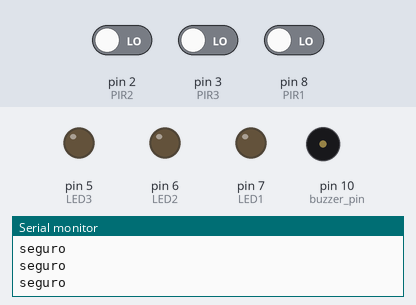
Bench run of a sketch on a simulated Arduino Uno, built with avr-gcc and run on an emulated ATmega328P. On the bench: output pins drawn as LEDs (lit = HIGH), buzzer (waves = sounding), the last lines printed to the serial monitor. The test bench sets the inputs (shaded band); at power-on: pin 2 (PIR2) LOW, pin 3 (PIR3) LOW, pin 8 (PIR1) LOW. Pins used as bus, display or sensor lines are not drawn.

Above: at 1.2 s.
1.3 s: pin 2 (PIR2) driven HIGH
At 2.7 s:
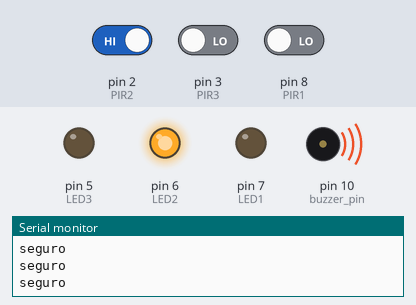
3.4 s: pin 3 (PIR3) driven HIGH
At 5.2 s:
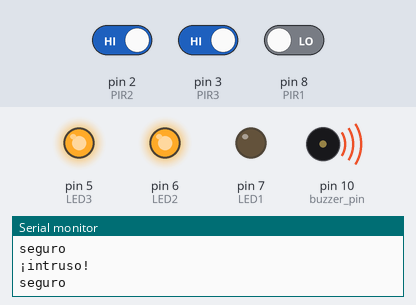
5.5 s: pin 8 (PIR1) driven HIGH
At 6.4 s:
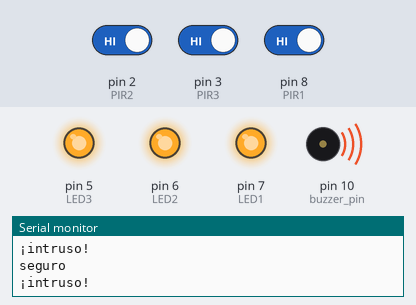
7.5 s: pin 2 (PIR2) driven LOW
At 8.9 s:
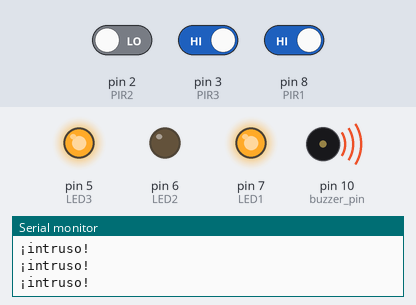
9.7 s: pin 3 (PIR3) driven LOW
At 11.0 s:
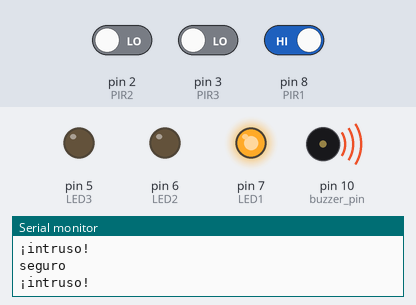
11.5 s: pin 8 (PIR1) driven LOW
At 12.7 s:
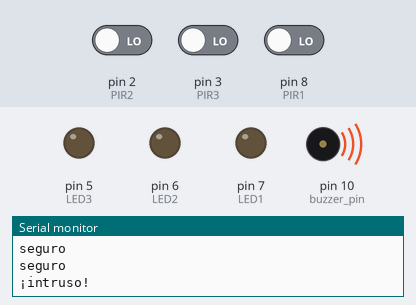
Timing chart, 0 to 14.1 s (numbered marks = the images above; inputs shaded):
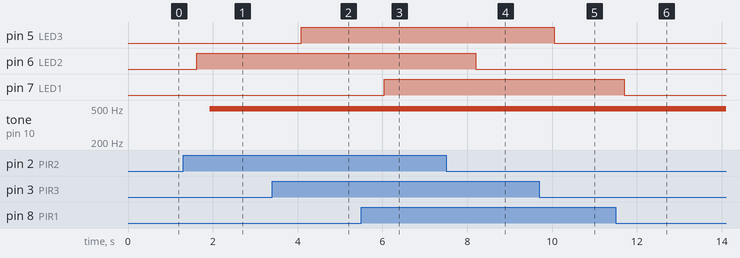

The sketch:

alarmaculia.ino
```cpp
int LED1 = 7;
int PIR1 = 8;

int LED2 = 6;
int PIR2 = 2;

int LED3 = 5;
int PIR3 = 3;

int value = 0;
int value2 = 0;
int value3 = 0;

const byte buzzer_pin = 10;
byte salida= 11;

void setup()
{
  pinMode(LED1, OUTPUT);
  pinMode(PIR1, INPUT);

  pinMode(LED2, OUTPUT);
  pinMode(PIR2, INPUT);

  pinMode(LED3,OUTPUT);
  pinMode(PIR3, INPUT);

  pinMode(buzzer_pin, OUTPUT);
  Serial.begin(150);
}

void loop()
{
  value = digitalRead(PIR1);
 	if (value == 1) {
		digitalWrite(LED1, HIGH);
    digitalWrite(buzzer_pin, HIGH);
    Serial.println("¡intruso!");
    analogWrite(buzzer_pin, OUTPUT);
    delay(00);
    //digitalWrite(LED,LOW);
  }
  else
  {
    digitalWrite(LED1, LOW);
    digitalWrite(buzzer_pin, LOW);
    Serial.println("seguro");
    delay(00);
  }
  value2 = digitalRead(PIR2);
 	if (value2 == 1) {
		digitalWrite(LED2, HIGH);
    digitalWrite(buzzer_pin, HIGH);
    Serial.println("¡intruso!");
    analogWrite(buzzer_pin, OUTPUT);
    delay(00);
    //digitalWrite(LED,LOW);
  }
  else
  {
    digitalWrite(LED2, LOW);
    digitalWrite(buzzer_pin, LOW);
    Serial.println("seguro");
    delay(00);
  }

  value3  = digitalRead(PIR3);
 	if (value3 == 1) {
		digitalWrite(LED3, HIGH);
    digitalWrite(buzzer_pin, HIGH);
    Serial.println("¡intruso!");
    analogWrite(buzzer_pin, OUTPUT);
    delay(00);
  }
  else
  {
    digitalWrite(LED3, LOW);
    digitalWrite(buzzer_pin, LOW);
    Serial.println("seguro");
    delay(00);
  }

}
```

Measured:
- after the input at 1.3 s, pin 6 (LED2): LOW → HIGH after 0.32 s; tone on pin 10 (buzzer_pin): silent → 490 Hz after 0.63 s
- after the input at 3.4 s, pin 5 (LED3): LOW → HIGH after 0.69 s
- after the input at 5.5 s, pin 7 (LED1): LOW → HIGH after 0.54 s
- after the input at 7.5 s, pin 6 (LED2): HIGH → LOW after 0.70 s
- after the input at 9.7 s, pin 5 (LED3): HIGH → LOW after 0.35 s
- after the input at 11.5 s, pin 7 (LED1): HIGH → LOW after 0.20 s
